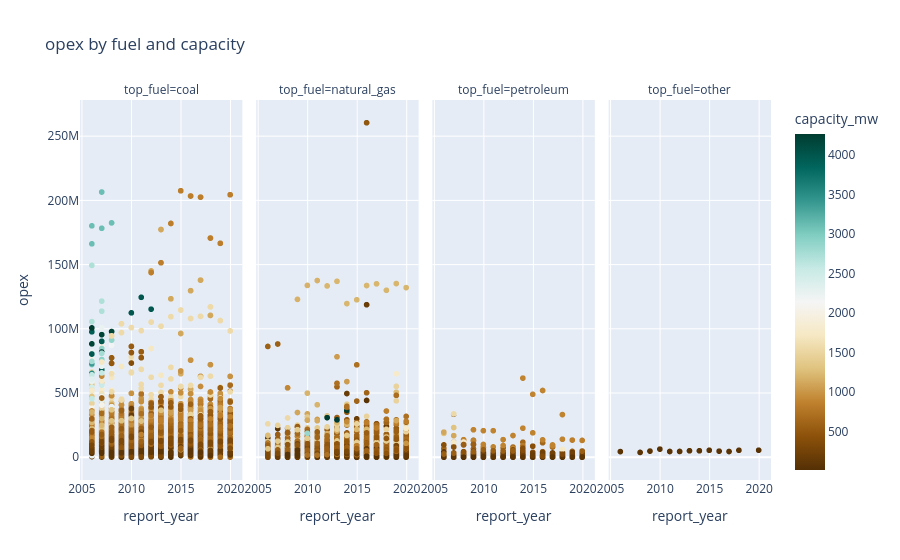

This figure's notebook cell:
### Code cell
fig = px.scatter(df, x="report_year", y="opex", color="capacity_mw", facet_col="top_fuel",color_continuous_scale=px.colors.diverging.BrBG,title='opex by fuel and capacity')
fig.show()

### Figure 1 — Plotly figure (JSON) as saved in the notebook; plotly's stock layout.template omitted (floating-point values rounded to 4 significant figures; data arrays with more than 128 entries replaced by an {"elided": "..."} marker saying what was removed)
{"data": [{"hovertemplate": "top_fuel=coal<br>report_year=%{x}<br>opex=%{y}<br>capacity_mw=%{marker.color}<extra></extra>", "legendgroup": "", "marker": {"color": {"elided": "5439 float values"}, "coloraxis": "coloraxis", "symbol": "circle"}, "mode": "markers", "name": "", "showlegend": false, "type": "scattergl", "x": {"elided": "5439 int values"}, "xaxis": "x", "y": {"elided": "5439 float values"}, "yaxis": "y"}, {"hovertemplate": "top_fuel=natural_gas<br>report_year=%{x}<br>opex=%{y}<br>capacity_mw=%{marker.color}<extra></extra>", "legendgroup": "", "marker": {"color": {"elided": "4348 float values"}, "coloraxis": "coloraxis", "symbol": "circle"}, "mode": "markers", "name": "", "showlegend": false, "type": "scattergl", "x": {"elided": "4348 int values"}, "xaxis": "x2", "y": {"elided": "4348 float values"}, "yaxis": "y2"}, {"hovertemplate": "top_fuel=petroleum<br>report_year=%{x}<br>opex=%{y}<br>capacity_mw=%{marker.color}<extra></extra>", "legendgroup": "", "marker": {"color": {"elided": "440 float values"}, "coloraxis": "coloraxis", "symbol": "circle"}, "mode": "markers", "name": "", "showlegend": false, "type": "scattergl", "x": {"elided": "440 int values"}, "xaxis": "x3", "y": {"elided": "440 float values"}, "yaxis": "y3"}, {"hovertemplate": "top_fuel=other<br>report_year=%{x}<br>opex=%{y}<br>capacity_mw=%{marker.color}<extra></extra>", "legendgroup": "", "marker": {"color": [68, 67.2, 67.2, 67.2, 67.2, 67.2, 67.2, 67.2, 67.2, 67.2, 67.2, 67.2, 47.2], "coloraxis": "coloraxis", "symbol": "circle"}, "mode": "markers", "name": "", "showlegend": false, "type": "scattergl", "x": [2006, 2008, 2009, 2010, 2011, 2012, 2013, 2014, 2015, 2016, 2017, 2018, 2020], "xaxis": "x4", "y": [4407000.0, 3757000.0, 4783112, 6318000.0, 4490000.0, 4502000.0, 5028000.0, 5047000.0, 5422000.0, 4747000.0, 4483000.0, 5420000.0, 5476000.0], "yaxis": "y4"}], "layout": {"annotations": [{"font": {}, "showarrow": false, "text": "top_fuel=coal", "x": 0.1175, "xanchor": "center", "xref": "paper", "y": 1, "yanchor": "bottom", "yref": "paper"}, {"font": {}, "showarrow": false, "text": "top_fuel=natural_gas", "x": 0.3725, "xanchor": "center", "xref": "paper", "y": 1, "yanchor": "bottom", "yref": "paper"}, {"font": {}, "showarrow": false, "text": "top_fuel=petroleum", "x": 0.6275, "xanchor": "center", "xref": "paper", "y": 1, "yanchor": "bottom", "yref": "paper"}, {"font": {}, "showarrow": false, "text": "top_fuel=other", "x": 0.8825, "xanchor": "center", "xref": "paper", "y": 1, "yanchor": "bottom", "yref": "paper"}], "coloraxis": {"colorbar": {"title": {"text": "capacity_mw"}}, "colorscale": [[0, "rgb(84,48,5)"], [0.1, "rgb(140,81,10)"], [0.2, "rgb(191,129,45)"], [0.3, "rgb(223,194,125)"], [0.4, "rgb(246,232,195)"], [0.5, "rgb(245,245,245)"], [0.6, "rgb(199,234,229)"], [0.7, "rgb(128,205,193)"], [0.8, "rgb(53,151,143)"], [0.9, "rgb(1,102,94)"], [1, "rgb(0,60,48)"]]}, "legend": {"tracegroupgap": 0}, "title": {"text": "opex by fuel and capacity"}, "xaxis": {"anchor": "y", "domain": [0, 0.235], "title": {"text": "report_year"}}, "xaxis2": {"anchor": "y2", "domain": [0.255, 0.49], "matches": "x", "title": {"text": "report_year"}}, "xaxis3": {"anchor": "y3", "domain": [0.51, 0.745], "matches": "x", "title": {"text": "report_year"}}, "xaxis4": {"anchor": "y4", "domain": [0.765, 1.0], "matches": "x", "title": {"text": "report_year"}}, "yaxis": {"anchor": "x", "domain": [0, 1], "title": {"text": "opex"}}, "yaxis2": {"anchor": "x2", "domain": [0, 1], "matches": "y", "showticklabels": false}, "yaxis3": {"anchor": "x3", "domain": [0, 1], "matches": "y", "showticklabels": false}, "yaxis4": {"anchor": "x4", "domain": [0, 1], "matches": "y", "showticklabels": false}}}
